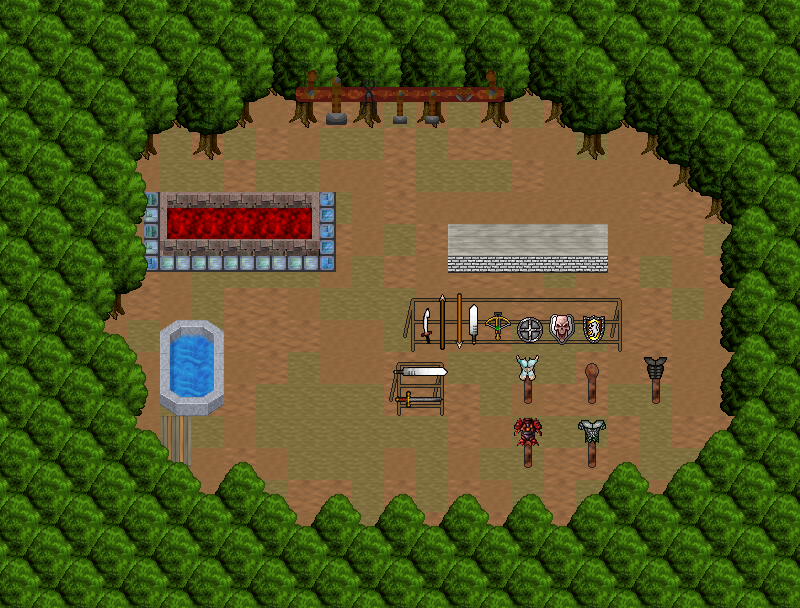

Rendered tile map (Tiled .tmx) drawn with the repository's tilesets; below, a short description and the map source with its tile grids summarised:
An orthogonal 25x19 tile map with 32x32 px tiles, 6 tile layers (0_floor, 1_terrain, 2_object, 3_roof, ...), 4 hidden layers not drawn, 19 tilesets.

<map version="1.2" tiledversion="1.2.2" orientation="orthogonal" renderorder="right-down" width="25" height="19" tilewidth="32" tileheight="32" infinite="0" nextlayerid="53" nextobjectid="1">
 <tileset firstgid="1" name="../../tileset/building/decoration/fireplace_2.png" tilewidth="32" tileheight="32" tilecount="9" columns="3">
  <image source="../../tileset/building/decoration/fireplace_2.png" width="96" height="96" />
 </tileset>
 <tileset firstgid="10" name="../../tileset/ground/fire/fire.png" tilewidth="32" tileheight="32" tilecount="27" columns="3">
  <image source="../../tileset/ground/fire/fire.png" width="96" height="288" />
 </tileset>
 <tileset firstgid="37" name="../../tileset/furniture/carpet/border.png" tilewidth="32" tileheight="32" tilecount="12" columns="3">
  <image source="../../tileset/furniture/carpet/border.png" width="96" height="128" />
 </tileset>
 <tileset firstgid="49" name="../../tileset/building/decoration/pool.png" tilewidth="32" tileheight="32" tilecount="9" columns="3">
  <image source="../../tileset/building/decoration/pool.png" width="96" height="96" />
 </tileset>
 <tileset firstgid="58" name="../../tileset/furniture/table/grey_long.png" tilewidth="32" tileheight="32" tilecount="4" columns="2">
  <image source="../../tileset/furniture/table/grey_long.png" width="64" height="64" />
 </tileset>
 <tileset firstgid="62" name="../../tileset/item/armor/weapons_rack.png" tilewidth="32" tileheight="32" tilecount="18" columns="9">
  <image source="../../tileset/item/armor/weapons_rack.png" width="288" height="64" />
 </tileset>
 <tileset firstgid="80" name="../../tileset/item/armor/sword_rack.png" tilewidth="32" tileheight="32" tilecount="4" columns="2">
  <image source="../../tileset/item/armor/sword_rack.png" width="64" height="64" />
 </tileset>
 <tileset firstgid="84" name="../../tileset/furniture/table/grey_pale.png" tilewidth="32" tileheight="32" tilecount="8" columns="2">
  <image source="../../tileset/furniture/table/grey_pale.png" trans="ff00ff" width="64" height="128" />
 </tileset>
 <tileset firstgid="92" name="../../tileset/furniture/table/brick_base.png" tilewidth="32" tileheight="32" tilecount="3" columns="3">
  <image source="../../tileset/furniture/table/brick_base.png" trans="ff00ff" width="96" height="32" />
 </tileset>
 <tileset firstgid="95" name="../../tileset/furniture/other/stick.png" tilewidth="32" tileheight="32" tilecount="2" columns="1">
  <image source="../../tileset/furniture/other/stick.png" width="32" height="64" />
 </tileset>
 <tileset firstgid="97" name="../../tileset/furniture/table/table_with_hob_pale.png" tilewidth="32" tileheight="32" tilecount="3" columns="3">
  <image source="../../tileset/furniture/table/table_with_hob_pale.png" trans="ff00ff" width="96" height="32" />
 </tileset>
 <tileset firstgid="100" name="../../tileset/item/armor/armor.png" tilewidth="32" tileheight="32" tilecount="4" columns="4">
  <image source="../../tileset/item/armor/armor.png" width="128" height="32" />
 </tileset>
 <tileset firstgid="104" name="../../tileset/logic/collision.png" tilewidth="32" tileheight="32" tilecount="1" columns="1">
  <image source="../../tileset/logic/collision.png" width="32" height="32" />
 </tileset>
 <tileset firstgid="105" name="protection" tilewidth="32" tileheight="32" tilecount="2" columns="2">
  <image source="../../tileset/logic/protection.png" width="64" height="32" />
 </tileset>
 <tileset firstgid="107" name="ground" tilewidth="32" tileheight="32" tilecount="33" columns="3">
  <image source="../../tileset/ground/ground.png" width="96" height="352" />
 </tileset>
 <tileset firstgid="140" name="tree_buk_las" tilewidth="32" tileheight="32" tilecount="42" columns="7">
  <image source="../../tileset/pol/natura/drzewa/tree_buk_las.png" width="224" height="192" />
 </tileset>
 <tileset firstgid="182" name="red_light_5x5" tilewidth="32" tileheight="32" tilecount="25" columns="5">
  <image source="../../tileset/light/red_light_5x5.png" width="160" height="160" />
 </tileset>
 <tileset firstgid="207" name="grey_pale_base" tilewidth="32" tileheight="32" tilecount="4" columns="4">
  <image source="../../tileset/furniture/table/grey_pale_base.png" width="128" height="32" />
 </tileset>
 <tileset firstgid="211" name="toolset" tilewidth="32" tileheight="32" tilecount="18" columns="9">
  <image source="../../tileset/building/decoration/toolset.png" width="288" height="64" />
 </tileset>
 <layer id="43" name="0_floor" width="25" height="19">
  <data>[475 cells, 432 non-empty, 3 distinct tile ids]</data>
 </layer>
 <layer id="44" name="1_terrain" width="25" height="19">
  <data>[475 cells, 68 non-empty, 30 distinct tile ids]</data>
 </layer>
 <layer id="45" name="2_object" width="25" height="19">
  <data>[475 cells, 60 non-empty, 40 distinct tile ids]</data>
 </layer>
 <layer id="46" name="3_roof" width="25" height="19">
  <data>[475 cells, 285 non-empty, 34 distinct tile ids]</data>
 </layer>
 <layer id="47" name="4_roof_add" width="25" height="19">
  <data>[475 cells, 14 non-empty, 7 distinct tile ids]</data>
 </layer>
 <layer id="48" name="objects" width="25" height="19">
  <data>[475 cells, 0 non-empty, 0 distinct tile ids]</data>
 </layer>
 <layer id="49" name="collision" width="25" height="19" visible="0" opacity="0.37">
  <data>[475 cells, 284 non-empty, 1 distinct tile ids]</data>
 </layer>
 <layer id="50" name="protection" width="25" height="19" visible="0" opacity="0.48">
  <data>[475 cells, 432 non-empty, 1 distinct tile ids]</data>
 </layer>
 <layer id="51" name="blend_ground" width="25" height="19" visible="0" opacity="0.5">
  <data>[475 cells, 21 non-empty, 15 distinct tile ids]</data>
 </layer>
 <layer id="52" name="blend_roof" width="25" height="19" visible="0" opacity="0.5">
  <data>[475 cells, 21 non-empty, 15 distinct tile ids]</data>
 </layer>
</map>
